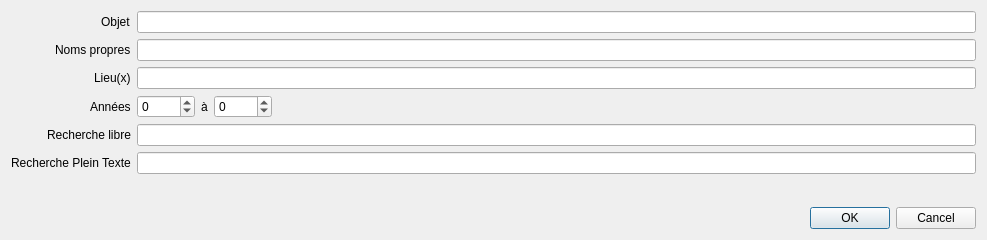
<?xml version="1.0" encoding="UTF-8"?>
<ui version="4.0">
 <class>formulaireFonds</class>
 <widget class="QDialog" name="formulaireFonds">
  <property name="geometry">
   <rect>
    <x>0</x>
    <y>0</y>
    <width>987</width>
    <height>240</height>
   </rect>
  </property>
  <property name="windowTitle">
   <string>Ensemble des Fonds</string>
  </property>
  <layout class="QVBoxLayout" name="verticalLayout_2">
   <item>
    <layout class="QFormLayout" name="formLayout">
     <property name="labelAlignment">
      <set>Qt::AlignRight|Qt::AlignTrailing|Qt::AlignVCenter</set>
     </property>
     <item row="0" column="0">
      <widget class="QLabel" name="label">
       <property name="text">
        <string>Objet</string>
       </property>
      </widget>
     </item>
     <item row="0" column="1">
      <widget class="QLineEdit" name="lineEdit"/>
     </item>
     <item row="1" column="0">
      <widget class="QLabel" name="label_2">
       <property name="text">
        <string>Noms propres</string>
       </property>
      </widget>
     </item>
     <item row="1" column="1">
      <widget class="QLineEdit" name="lineEdit_2"/>
     </item>
     <item row="2" column="0">
      <widget class="QLabel" name="label_3">
       <property name="text">
        <string>Lieu(x)</string>
       </property>
      </widget>
     </item>
     <item row="2" column="1">
      <widget class="QLineEdit" name="lineEdit_3"/>
     </item>
     <item row="3" column="0">
      <widget class="QLabel" name="label_4">
       <property name="text">
        <string>Années</string>
       </property>
      </widget>
     </item>
     <item row="3" column="1">
      <layout class="QHBoxLayout" name="horizontalLayout">
       <item>
        <widget class="QSpinBox" name="spinBox">
         <property name="minimum">
          <number>-3600</number>
         </property>
         <property name="maximum">
          <number>2020</number>
         </property>
        </widget>
       </item>
       <item>
        <widget class="QLabel" name="label_5">
         <property name="text">
          <string>à</string>
         </property>
        </widget>
       </item>
       <item>
        <widget class="QSpinBox" name="spinBox_2">
         <property name="minimum">
          <number>-3600</number>
         </property>
         <property name="maximum">
          <number>2020</number>
         </property>
        </widget>
       </item>
       <item>
        <spacer name="horizontalSpacer">
         <property name="orientation">
          <enum>Qt::Horizontal</enum>
         </property>
         <property name="sizeHint" stdset="0">
          <size>
           <width>40</width>
           <height>20</height>
          </size>
         </property>
        </spacer>
       </item>
      </layout>
     </item>
     <item row="4" column="0">
      <widget class="QLabel" name="label_6">
       <property name="text">
        <string>Recherche libre</string>
       </property>
      </widget>
     </item>
     <item row="4" column="1">
      <widget class="QLineEdit" name="lineEdit_6"/>
     </item>
     <item row="5" column="0">
      <widget class="QLabel" name="label_7">
       <property name="text">
        <string>Recherche Plein Texte</string>
       </property>
      </widget>
     </item>
     <item row="5" column="1">
      <widget class="QLineEdit" name="lineEdit_7"/>
     </item>
    </layout>
   </item>
   <item>
    <widget class="QDialogButtonBox" name="buttonBox">
     <property name="orientation">
      <enum>Qt::Horizontal</enum>
     </property>
     <property name="standardButtons">
      <set>QDialogButtonBox::Cancel|QDialogButtonBox::Ok</set>
     </property>
    </widget>
   </item>
  </layout>
 </widget>
 <resources/>
 <connections>
  <connection>
   <sender>buttonBox</sender>
   <signal>accepted()</signal>
   <receiver>formulaireFonds</receiver>
   <slot>accept()</slot>
   <hints>
    <hint type="sourcelabel">
     <x>248</x>
     <y>254</y>
    </hint>
    <hint type="destinationlabel">
     <x>157</x>
     <y>274</y>
    </hint>
   </hints>
  </connection>
  <connection>
   <sender>buttonBox</sender>
   <signal>rejected()</signal>
   <receiver>formulaireFonds</receiver>
   <slot>reject()</slot>
   <hints>
    <hint type="sourcelabel">
     <x>316</x>
     <y>260</y>
    </hint>
    <hint type="destinationlabel">
     <x>286</x>
     <y>274</y>
    </hint>
   </hints>
  </connection>
 </connections>
</ui>
